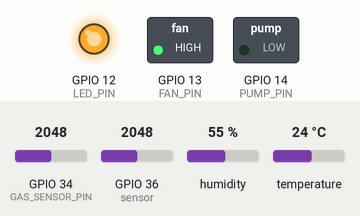
This sketch was run on a simulated ESP32. On the bench: switched loads named in the sketch (green lamp = pin HIGH), output pins drawn as LEDs (lit = HIGH). The test bench sets the inputs (shaded band); at power-on: temperature 24 °C, GPIO 36 (sensor) = 2048, GPIO 34 (GAS_SENSOR_PIN) = 2048, humidity 55 %. WiFi joins after 1.5 s; servers stay silent unless stated; what the sketch prints to the serial monitor is not drawn.

Above: at 3.2 s.
3.3 s: temperature set to 24.6 °C
7.6 s: temperature set to 25.8 °C
At 10.7 s:
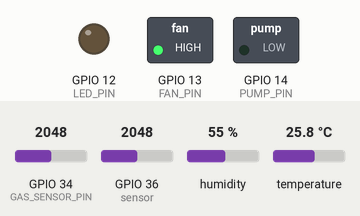
14.1 s: GPIO 36 (sensor) set to 538
18.2 s: GPIO 36 (sensor) set to 447
At 23.7 s:
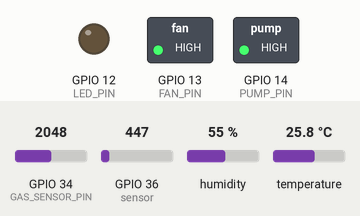
26.2 s: temperature set to 12 °C
At 30.1 s:
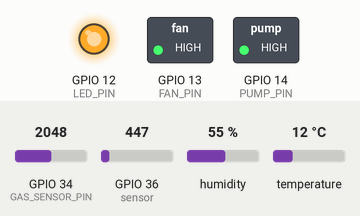
33.4 s: GPIO 34 (GAS_SENSOR_PIN) set to 328
37.5 s: GPIO 34 (GAS_SENSOR_PIN) set to 285
At 42.3 s:
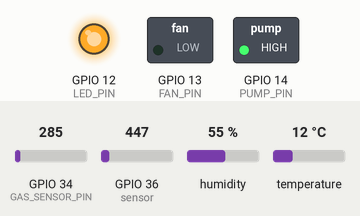
Timing chart, 0 to 42.6 s (numbered marks = the images above; inputs shaded):
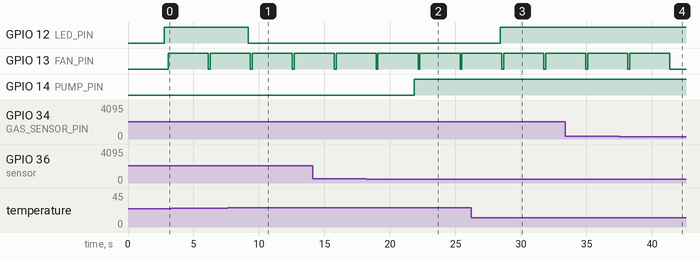

The sketch:

Final_copy_20241216171135.ino
```cpp
#include <WiFi.h>
#include <FirebaseESP32.h>
#include <DHT.h>

// Replace with your Wi-Fi credentials
const char* ssid = "Yogesh";
const char* password = "20240324";

// Firebase configuration
FirebaseData firebaseData;
FirebaseAuth auth;
FirebaseConfig config;

// DHT sensor setup
#define DHTPIN 4  // DHT22 sensor pin
DHT dht(DHTPIN, DHT22);

// Actuators setup
#define FAN_PIN 13        // Exhaust fan pin
#define LED_PIN 12        // LED pin
#define PUMP_PIN 14       // Water pump pin

// Thresholds
#define TEMP_THRESHOLD 25 // Temperature below 25°C, turn on LED
#define HUMIDITY_THRESHOLD 40  // Humidity below 40%, turn on exhaust fan
#define SOIL_MOISTURE_THRESHOLD 500 // Soil moisture below 500, turn on water pump
#define GAS_THRESHOLD 300  // Gas level threshold to activate the exhaust fan

// MQ2 gas sensor setup
#define GAS_SENSOR_PIN 34  // Pin for MQ2 sensor

void setup() {
  Serial.begin(115200);

  // Connect to Wi-Fi
  WiFi.begin(ssid, password);
  while (WiFi.status() != WL_CONNECTED) {
    delay(1000);
    Serial.println("Connecting to WiFi...");
  }
  Serial.println("Connected to WiFi");

  // Set Firebase host and authentication token
  config.host = "final-a34b8-default-rtdb.asia-southeast1.firebasedatabase.app";
  config.signer.tokens.legacy_token = "YgAQq7nVLmcq0LTAXw1fNlMRU5abrKvcejl7WSGPRT";

  // Initialize Firebase
  Firebase.begin(&config, &auth);
  Firebase.reconnectWiFi(true);

  // Initialize DHT sensor
  dht.begin();

  // Initialize actuators
  pinMode(FAN_PIN, OUTPUT);
  pinMode(LED_PIN, OUTPUT);
  pinMode(PUMP_PIN, OUTPUT);
  pinMode(GAS_SENSOR_PIN, INPUT);  // Initialize MQ2 sensor pin
}

void loop() {
  // Read temperature and humidity
  float temperature = dht.readTemperature();
  float humidity = dht.readHumidity();

  // Read moisture from soil sensor (use appropriate pin for your soil sensor)
  int soil_moisture = analogRead(36);  // Example pin for soil sensor

  // Read gas level from MQ2 sensor
  int gas_level = analogRead(GAS_SENSOR_PIN);

  // Send sensor data to Firebase
  Firebase.setFloat(firebaseData, "greenhouse/sensors/temperature", temperature);
  Firebase.setFloat(firebaseData, "greenhouse/sensors/humidity", humidity);
  Firebase.setInt(firebaseData, "greenhouse/sensors/soil_moisture", soil_moisture);
  Firebase.setInt(firebaseData, "greenhouse/sensors/gas_level", gas_level);  // Send gas level to Firebase

  // Actuator control logic:
  // 1. Soil Moisture Control
  if (soil_moisture < SOIL_MOISTURE_THRESHOLD) {  // Soil is dry, turn on water pump
    digitalWrite(PUMP_PIN, HIGH);
    Firebase.setBool(firebaseData, "greenhouse/actuators/pump", true);
  } else {  // Soil is wet enough, turn off water pump
    digitalWrite(PUMP_PIN, LOW);
    Firebase.setBool(firebaseData, "greenhouse/actuators/pump", false);
  }

  // 2. Temperature Control
  if (temperature < TEMP_THRESHOLD) {  // Temperature is low, turn on LED
    digitalWrite(LED_PIN, HIGH);
    Firebase.setBool(firebaseData, "greenhouse/actuators/led", true);
  } else {  // Temperature is fine, turn off LED
    digitalWrite(LED_PIN, LOW);
    Firebase.setBool(firebaseData, "greenhouse/actuators/led", false);
  }

  // 3. Humidity Control
  if (humidity < HUMIDITY_THRESHOLD) {  // If humidity is low, turn on exhaust fan
    digitalWrite(FAN_PIN, HIGH);
    Firebase.setBool(firebaseData, "greenhouse/actuators/fan", true);
  } else {  // Conditions normal, turn off exhaust fan
    digitalWrite(FAN_PIN, LOW);
    Firebase.setBool(firebaseData, "greenhouse/actuators/fan", false);
  }

  // 4. Gas Level Control
  if (gas_level > GAS_THRESHOLD) {  // Gas level is high, turn on exhaust fan
    digitalWrite(FAN_PIN, HIGH);
    Firebase.setBool(firebaseData, "greenhouse/actuators/fan", true);
  } else {  // Gas level is normal, turn off exhaust fan
    digitalWrite(FAN_PIN, LOW);
    Firebase.setBool(firebaseData, "greenhouse/actuators/fan", false);
  }

  // Delay between readings
  delay(2000);  // Send data every 2 seconds
}
```

Measured:
- the behaviour switches between 24.9 and 25 °C on temperature (found by bisection; images 0 and 1)
- the behaviour switches between 500 and 499 on GPIO 36 (sensor) (found by bisection; images 1 and 2)
- the behaviour switches between 301 and 300 on GPIO 34 (GAS_SENSOR_PIN) (found by bisection; images 3 and 4)
- after the input at 7.6 s, GPIO 12 (LED_PIN): HIGH → LOW after 1.6 s
- after the input at 18.2 s, GPIO 14 (PUMP_PIN): LOW → HIGH after 3.6 s
- after the input at 26.2 s, GPIO 12 (LED_PIN): LOW → HIGH after 2.2 s
- after the input at 37.5 s, GPIO 13 (FAN_PIN): goes on until 41.4 s, then stays LOW
- by itself, GPIO 13 (FAN_PIN): alternates HIGH for 3.1 s and LOW for 0.15 s
